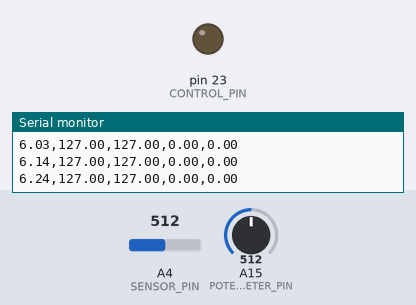
The sketch below on a simulated Arduino Mega 2560, built with avr-gcc and run on an emulated ATmega2560. Shown: output pins drawn as LEDs (lit = HIGH), the last lines printed to the serial monitor. The test bench sets the inputs (shaded band); at power-on: A15 (POTENTIOMETER_PIN) = 512, A4 (SENSOR_PIN) = 512.

Above: at 6.3 s.
6.4 s: A15 (POTENTIOMETER_PIN) set to 534
At 9.2 s:
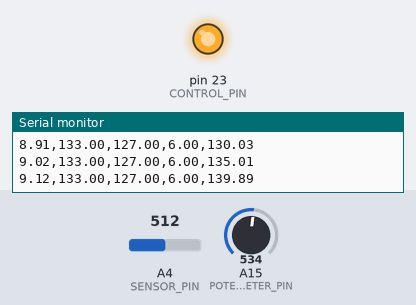
9.4 s: A15 (POTENTIOMETER_PIN) set to 306
At 10.1 s:
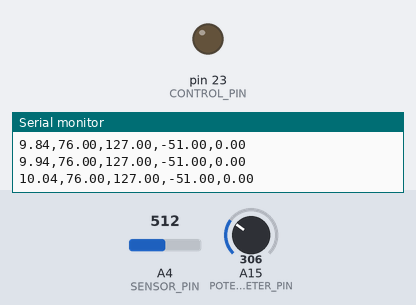
10.9 s: A15 (POTENTIOMETER_PIN) set to 599
13.9 s: A15 (POTENTIOMETER_PIN) set to 618
Timing chart, 0 to 16.6 s (numbered marks = the images above; inputs shaded):
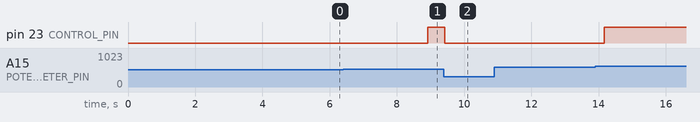

Measured:
- the behaviour switches between 533 and 534 on A15 (POTENTIOMETER_PIN) (found by bisection; images 0 and 1)
- after the input at 6.4 s, pin 23 (CONTROL_PIN): LOW → HIGH after 2.5 s
- after the input at 9.4 s, pin 23 (CONTROL_PIN): HIGH → LOW at once

The sketch:

FT.ino
```cpp
  /*
  * Docente: Dhiego Fernandes Carvalho
  * Discente: Cesar Augusto Mendes Cordeiro da Silva
  * GitHub: https://github.com/Cesarquatro
  * Atividade Extra
  * 22/10/2024
  */

const int SENSOR_PIN = 4;  // Pino de entrada analógico (sensor)
const int CONTROL_PIN = 23;  // Pino de saída PWM (controlador)
const int POTENTIOMETER_PIN = 15;    // Pino onde o potenciômetro está conectado

double dt, last_time;  // Variáveis para armazenar o tempo entre amostras e o tempo da última iteração
double integral = 0, previous_error = 0, previous_filtered_derivative = 0, output = 0;  // Variáveis para o cálculo do controlador PID
double kp, ki, kd;  // Ganhos do controlador PID
double setpoint = 200;  // Setpoint inicial (valor desejado)

unsigned long startTime;   // Variável para armazenar o tempo inicial
unsigned long currentTime; // Variável para calcular o tempo atual

bool use_derivative_filter = true;  // Habilitar ou desabilitar o filtro derivativo
bool use_anti_windup = true;  // Habilitar ou desabilitar o anti-windup (limitação do valor integral)
bool use_reference_weighting = true;  // Habilitar ou desabilitar a ponderação do setpoint

double Kbc;  // Ganho de retrocálculo anti-windup
double beta;  // Fator de ponderação proporcional (influência do setpoint na ação proporcional)
double alpha; // Coeficiente de filtro derivativo (para suavizar o termo derivativo)
double K = 1.0;  // Ganho estático do sistema (ajustar conforme necessário)
double tau = 0.5;  // Constante de tempo do sistema (ajustar conforme necessário)

void setup(){
  // Aplicando a sintonia de Skogestad para definir os ganhos do PID
  kp = 1.0 / (K * (tau + 0));  // Skogestad sugere o uso do atraso de transporte theta, que aqui é considerado 0
  ki = kp / tau;               // O ganho integral é o ganho proporcional dividido por tau
  kd = kp * tau / 2;           // O ganho derivativo é o ganho proporcional vezes tau dividido por 2

  last_time = 0;               // Inicializa o tempo da última iteração como 0
  Kbc = ki;                    // Ganho de retrocálculo anti-windup igual ao ganho integral
  beta = 0.5;                  // Ponderação do setpoint no termo proporcional
  alpha = 0.02;                // Coeficiente de filtro derivativo

  Serial.begin(115200);        // Inicializa a comunicação serial com velocidade de 115200 bps
  analogWrite(CONTROL_PIN, 0);  // Inicializa a saída PWM como 0
  startTime = millis();        // Armazena o tempo inicial em milissegundos

  // Loop inicial para imprimir zeros na fase de configuração do sistema
  for (int i = 0; i < 50; i++){
    currentTime = (millis() - startTime) / 1000.0;  // Calcula o tempo decorrido em segundos
    Serial.print(currentTime);  // Imprime o tempo decorrido
    Serial.print(",");
    Serial.println(0);  // Imprime a saída inicial (0) para estabelecer uma linha de base
    delay(100);         // Insere um atraso de 100ms para espaçar as impressões
  }
  delay(100);  // Pequeno atraso adicional para permitir que o sistema estabilize
}

void loop(){
  // Lê o valor do potenciômetro (entre 0 e 1023) e ajusta o setpoint dinamicamente
  setpoint = map(analogRead(POTENTIOMETER_PIN), 0, 1023, 0, 255);  // Ajusta o setpoint entre 0 e 255 (descomentado se o potenciômetro for usado)

  double now = millis();  // Armazena o tempo atual em milissegundos
  dt = (now - last_time) / 1000.00;  // Calcula o intervalo de tempo (dt) em segundos
  last_time = now;  // Atualiza o tempo da última iteração

  // Lê o valor do sensor (de 0 a 1023) e mapeia para a faixa de 0 a 255
  double actual = map(analogRead(SENSOR_PIN), 0, 1023, 0, 255);
  double error = setpoint - actual;  // Calcula o erro (diferença entre setpoint e valor atual)

  // Calcula a saída PID com ponderação de setpoint
  output = pid_skogestad(error, actual, setpoint);  // Passa o valor atual e o setpoint para a função PID

  analogWrite(CONTROL_PIN, output);  // Aplica a saída calculada ao pino de saída PWM

  // Envia o tempo decorrido, setpoint, valor atual, erro e saída para o Plotter Serial
  currentTime = millis() - startTime;  // Calcula o tempo decorrido desde o início em milissegundos
  Serial.print(currentTime / 1000.0);  // Imprime o tempo decorrido em segundos
  Serial.print(",");                   // Separador de vírgula
  Serial.print(setpoint);              // Imprime o valor do setpoint
  Serial.print(",");
  Serial.print(actual);                // Imprime o valor atual do sensor
  Serial.print(",");
  Serial.print(error);                 // Imprime o erro
  Serial.print(",");
  Serial.println(output);              // Imprime o valor de saída PID

  delay(100);  // Insere um atraso no loop para ajustar a taxa de amostragem (opcional)
}

double pid_skogestad(double error, double actual, double setpoint){
  // Termo proporcional com ponderação de setpoint
  double proportional;
  if (use_reference_weighting) {
    proportional = beta * (setpoint - actual);  // Influência ponderada do setpoint
  } else {
    proportional = error;  // Proporcional padrão sem ponderação de setpoint
  }

  // Termo integral
  integral += error * dt;  // Acumula o erro no termo integral

  // Termo derivativo com filtro
  double derivative;
  if (use_derivative_filter) {
    // Aplica o filtro derivativo
    double raw_derivative = (error - previous_error) / dt;
    derivative = alpha * raw_derivative + (1 - alpha) * previous_filtered_derivative;  // Derivada filtrada
    previous_filtered_derivative = derivative;  // Atualiza o valor filtrado para a próxima iteração
  } else {
    // Sem filtro, usa derivada bruta
    derivative = (error - previous_error) / dt;
  }

  previous_error = error;  // Atualiza o erro anterior para a próxima iteração

  // Calcula a saída PID com ou sem derivada filtrada
  double output = kp * (proportional + integral * ki + derivative * kd);

  // Anti-windup para limitar a integral se necessário
  if (use_anti_windup) {
    double max_output = 255;  // Valor máximo de saída PWM
    double min_output = 0;    // Valor mínimo de saída PWM
    if (output > max_output) {
      output = max_output;  // Limita a saída ao valor máximo
      integral -= Kbc * (output - max_output) * dt;  // Corrige a integral se o sistema saturar
    } else if (output < min_output) {
      output = min_output;  // Limita a saída ao valor mínimo
      integral -= Kbc * (output - min_output) * dt;  // Corrige a integral se o sistema saturar
    }
  }

  return output;  // Retorna a saída calculada
}
```
